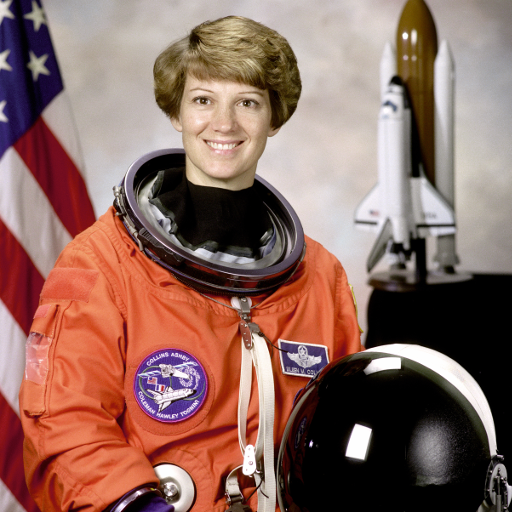
%> input picture 8° Semestre/PSM/Atividade 15 Out 26 Parte 1/img1_fotografia.png, 512 x 512 px
$ octave lab8_redimensionamento.m   (GNU Octave 9; MATLAB toolbox functions it lacks are replaced by stand-ins)
%> lines starting %> are read from the running program, lines starting %| are printed output that depends on the picture; long printed decimals are rounded
### 8° Semestre/PSM/Atividade 15 Out 26 Parte 1/dilata2.m
function Y = dilata2(X, metodo)
%DILATA2 Dilata (amplia) uma imagem em escala de cinza pelo fator 2.
%   Y = DILATA2(X) recebe a imagem X (em escala de cinza ou RGB) e devolve
%   a imagem Y com o dobro de linhas e o dobro de colunas.
%
%   Metodo: insercao de zeros seguida de convolucao, feita separadamente
%   na vertical e na horizontal (filtro separavel h' * h).
%
%   Y = DILATA2(X, METODO) escolhe o filtro de interpolacao h:
%     'vizinho' (padrao)  h = [1 1]       -> o pixel inserido recebe a copia
%                                            do pixel de referencia
%                                            (vizinho mais proximo)
%     'linear'            h = [1/2 1 1/2] -> o pixel inserido recebe a media
%                                            dos dois pixels de referencia
%                                            (bilinear, em 2D)
%   Nos dois casos as amostras originais sao preservadas nas posicoes
%   impares, logo comprime2(dilata2(X)) devolve exatamente X.
%
%   Exemplo:
%       Y = dilata2(X);             % 32x32 -> 64x64, vizinho mais proximo
%       Y = dilata2(X, 'linear');   % 32x32 -> 64x64, interpolacao linear

if nargin < 2
    metodo = 'vizinho';
end

% Conversao para escala de cinza em reais no intervalo [0, 1]
if size(X, 3) == 3
    X = rgb2gray(X);
end
X = im2double(X);

% Filtro de interpolacao (soma 2 em cada direcao: compensa os zeros
% inseridos e preserva o brilho medio da imagem)
switch metodo
    case 'vizinho'
        h = [1 1];
    case 'linear'
        h = [1/2 1 1/2];
    otherwise
        error('dilata2: metodo deve ser ''vizinho'' ou ''linear''.');
end

[L, C] = size(X);

% Repete a ultima linha e a ultima coluna: assim o pixel inserido depois da
% borda tem um vizinho real para a media e a borda nao escurece
X = X([1:L L], [1:C C]);

% 1) Insercao de zeros: as amostras originais vao para as posicoes impares
Z = zeros(2*(L+1), 2*(C+1));
Z(1:2:end, 1:2:end) = X;

% 2) Convolucao separavel: colunas com h (vertical), depois linhas com h
%    (horizontal). conv2(u, v, A) faz exatamente essa sequencia.
Y = conv2(h, h, Z);

% 3) Descarta o atraso do filtro e o excesso da borda: fica 2L x 2C
s = ceil(numel(h)/2);
Y = Y(s:s+2*L-1, s:s+2*C-1);
end

### 8° Semestre/PSM/Atividade 15 Out 26 Parte 1/comprime2.m
function Y = comprime2(X)
%COMPRIME2 Comprime (reduz) uma imagem em escala de cinza pelo fator 2.
%   Y = COMPRIME2(X) recebe a imagem X (em escala de cinza ou RGB) e
%   devolve a imagem Y com metade das linhas e metade das colunas.
%
%   Metodo: simples eliminacao de pixels adjacentes. De cada bloco 2x2
%   mantem-se apenas o pixel superior esquerdo (linhas e colunas impares);
%   os outros tres sao descartados. Nao ha filtro anti-aliasing antes da
%   subamostragem.
%
%   Exemplo:
%       X = imread('img1_fotografia.png');
%       Y = comprime2(X);          % 512x512 -> 256x256

% Conversao para escala de cinza em reais no intervalo [0, 1]
if size(X, 3) == 3
    X = rgb2gray(X);
end
X = im2double(X);

% Mantem 1 pixel a cada 2, na vertical e na horizontal
Y = X(1:2:end, 1:2:end);
end

### 8° Semestre/PSM/Atividade 15 Out 26 Parte 1/lab8_redimensionamento.m
%% =====================================================================
%   IESB - Engenharia da Computacao
%   Processamento de Sinais Multimidia - Atividade de Laboratorio n. 08
%   Redimensionamento de imagens (compressao e dilatacao pelo fator 2)
%
%   1) Reduz cada imagem por 2, sucessivas vezes, ate 32x32 (comprime2)
%   2) Dilata cada versao reduzida por 2, sucessivas vezes, ate voltar ao
%      tamanho original (dilata2), com vizinho mais proximo e com
%      interpolacao linear
%   3) Calcula o erro quadratico relativo Er entre a original e cada versao
%      reconstruida e plota Er x fator de redimensionamento
%
%   Arquivos necessarios na mesma pasta (Current Folder do MATLAB):
%       comprime2.m, dilata2.m
%       img1_fotografia.png, img2_textura.png, img3_desenho.png
%   Saidas: figuras + pasta "resultados" com todas as versoes em PNG
%% =====================================================================
clear; close all; clc;

%% ---------------- Parametros ----------------------------------------
arquivos = {'img1_fotografia.png', 'img2_textura.png', 'img3_desenho.png'};
nomes    = {'Fotografia', 'Textura', 'Desenho'};
metodos  = {'vizinho', 'linear'};
lado_min = 32;                 % reduz ate 32x32 pixels
espaco   = 10;                 % separacao (px) na montagem da Figura 1
recorte  = {[51 161], [193 193], [271 221]};  % canto sup. esq. (Figura 3)
tam_rec  = 128;                % lado do recorte ampliado (px)
fat_rec  = [2 3];              % recorte para os fatores 2^2 = 4 e 2^3 = 8

pastaSaida = 'resultados';
if ~exist(pastaSaida, 'dir'), mkdir(pastaSaida); end

Er = cell(1, numel(arquivos)); % Er{k}(i, m): imagem k, fator 2^i, metodo m

%% ---------------- Processamento de cada imagem ----------------------
for k = 1:numel(arquivos)

    % --- Leitura, conversao para cinza e para reais em [0, 1]
    X = imread(arquivos{k});
%> X is the input picture: size 512x512x3 uint8; mean R, G, B 141.6, 105.8, 96.5
    if size(X, 3) == 3
        X = rgb2gray(X);
%> X: size 512x512 uint8
    end
    X = im2double(X);
%> X: size 512x512 double

    % --- Numero de reducoes ate o lado minimo (512 -> 32: 4 reducoes) e
    %     recorte para multiplo de 2^n_red (em imagens 512x512 nada muda)
    n_red = floor(log2(min(size(X)) / lado_min));
%> n_red = 4
    p = 2^n_red;
%> p = 16
    X = X(1:p*floor(end/p), 1:p*floor(end/p));
    [L, C] = size(X);
%> L = 512; C = 512

    % --- Caso de controle: dilatar e depois comprimir deve devolver
    %     exatamente a imagem (amostras originais ficam nas posicoes impares)
    assert(isequal(comprime2(dilata2(X, 'vizinho')), X) && ...
           isequal(comprime2(dilata2(X, 'linear')), X), ...
           'Caso de controle falhou: comprime2(dilata2(X)) ~= X');
%> in dilata2, `X = X([1:L L], [1:C C]);`:
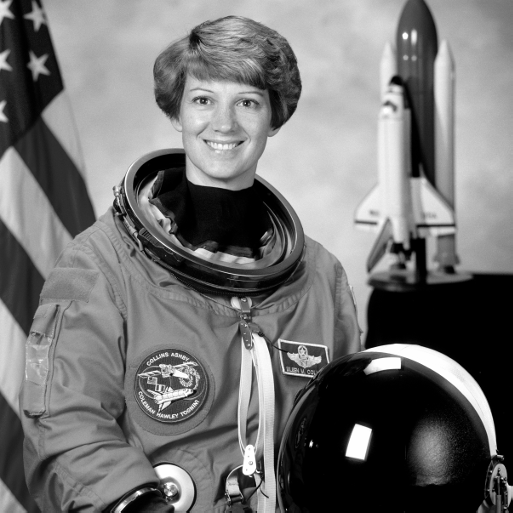
%> X: size 513x513 double; min 0, max 1, mean 0.452
%> in dilata2, `Z(1:2:end, 1:2:end) = X;`:
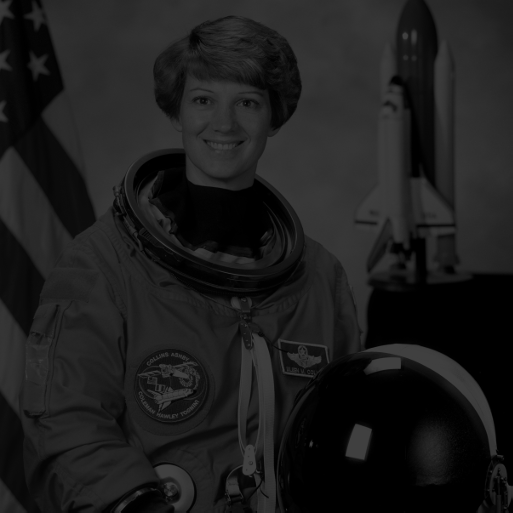
%> Z: size 1026x1026 double (shown at 1/2 size); min 0, max 1, mean 0.113

    % --- 1) Reducoes sucessivas: red{1} = original, red{i+1} = red{i}/2
    red = cell(1, n_red + 1);
%> red = {[], [], [], [], []}
    red{1} = X;
    for i = 1:n_red
        red{i+1} = comprime2(red{i});
        [l, w] = size(red{i+1});
        arq = sprintf('img%d_reduzida_%dx%d.png', k, l, w);
        imwrite(red{i+1}, fullfile(pastaSaida, arq));
    end
%> this loop made 4 passes
%> (l, w, arq) on passes 1 to 4: (256, 256, 'img1_reduzida_256x256.png'), (128, 128, 'img1_reduzida_128x128.png'), (64, 64, 'img1_reduzida_64x64.png'), (32, 32, 'img1_reduzida_32x32.png')
%> pass 1, in comprime2 (call 3), `Y = X(1:2:end, 1:2:end);`:
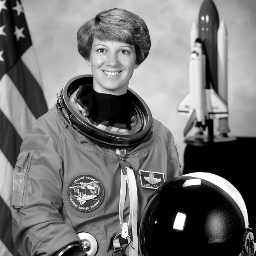
%> Y: size 256x256 double; min 0, max 1, mean 0.453
%> pass 2, in comprime2 (call 4), `Y = X(1:2:end, 1:2:end);`:
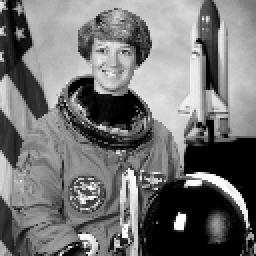
%> Y: size 128x128 double (shown 2 times larger); min 0, max 1, mean 0.454
%> after the loop, red = 5 items

    % --- 2) Dilatacoes sucessivas ate o tamanho original + 3) erro
    rec   = cell(numel(metodos), n_red);
%> rec = {[], [], [], [], [], [], [], []}
    Er{k} = zeros(n_red, numel(metodos));
    for m = 1:numel(metodos)
        for i = 1:n_red
            Y = red{i+1};
            for j = 1:i                      % fator 2^i -> i dilatacoes
                Y = dilata2(Y, metodos{m});
            end
            rec{m, i} = Y;
            Er{k}(i, m) = sum((X(:) - Y(:)).^2) / sum(X(:).^2);
            imwrite(Y, fullfile(pastaSaida, sprintf('img%d_fator%02d_%s.png', ...
                    k, 2^i, metodos{m})));
        end
    end
%> after the loop, Er = {[0.01 0.00357; 0.0357 0.0123; 0.0839 0.0305; 0.154 0.0659], [], []}; rec = 8 items

    % --- Figura 1: original e versoes reduzidas, lado a lado, em escala
    %     real (alinhadas pela base, como na Figura 1 do roteiro)
    larg   = sum(cellfun(@(r) size(r, 2), red)) + espaco*n_red;
%> larg = 1032
    canvas = ones(L, larg);
%> canvas: size 512x1032 double; every value is 1
    c = 1;
    for i = 1:n_red + 1
        [l, w] = size(red{i});
        canvas(L-l+1:L, c:c+w-1) = red{i};
        c = c + w + espaco;
    end
%> this loop made 5 passes
%> (l, w, c) on passes 1 to 5: (512, 512, 523), (256, 256, 789), (128, 128, 927), (64, 64, 1001), (32, 32, 1043)
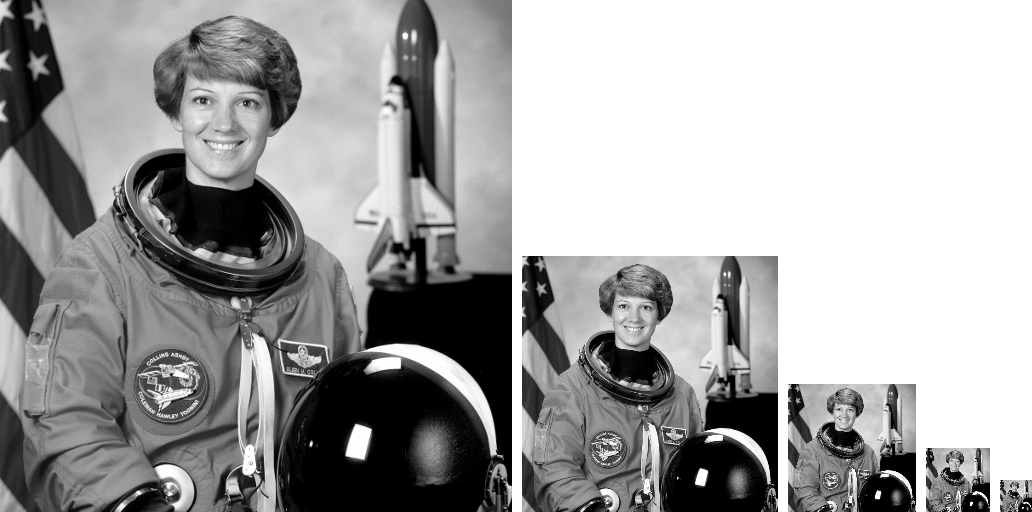
%> canvas: size 512x1032 double; min 0, max 1, mean 0.638
    figure('Name', sprintf('%s - reducoes', nomes{k}), 'NumberTitle', 'off');
    imshow(canvas);
    title(sprintf('%s: original (%dx%d) e versoes reduzidas ate %dx%d', ...
          nomes{k}, L, C, size(red{end}, 1), size(red{end}, 2)));

    % --- Figura 2: versoes reconstruidas (linha 1: vizinho; linha 2: linear)
    figure('Name', sprintf('%s - reconstrucoes', nomes{k}), 'NumberTitle', 'off');
    for m = 1:numel(metodos)
        for i = 1:n_red
            subplot(numel(metodos), n_red, (m-1)*n_red + i);
            imshow(rec{m, i});
            title(sprintf('%s, fator %d (Er = %.4f)', metodos{m}, 2^i, ...
                          Er{k}(i, m)));
        end
    end

    % --- Figura 3: recorte ampliado (mesma regiao em todas as versoes)
    li = recorte{k}(1) + (0:tam_rec-1);
    co = recorte{k}(2) + (0:tam_rec-1);
    figure('Name', sprintf('%s - recorte', nomes{k}), 'NumberTitle', 'off');
    subplot(1, 1 + numel(metodos)*numel(fat_rec), 1);
    imshow(X(li, co));
    title('Original');
    q = 2;
    for i = fat_rec
        for m = 1:numel(metodos)
            subplot(1, 1 + numel(metodos)*numel(fat_rec), q);
            imshow(rec{m, i}(li, co));
            title(sprintf('%s, fator %d', metodos{m}, 2^i));
            q = q + 1;
        end
    end
%> this loop made 2 passes
%> pass 1, `for m = 1:numel(metodos) subplot(1, 1 + numel(metodos)*numel(fat_rec),..`:
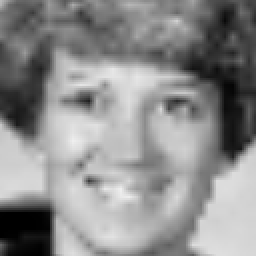
%> displayed picture: size 128x128, on the screen's scale of 0 to 255 (shown 2 times larger); min 0, max 239, mean 140.1
%> pass 2, `for m = 1:numel(metodos) subplot(1, 1 + numel(metodos)*numel(fat_rec),..`:
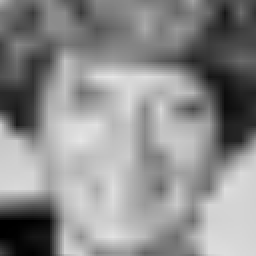
%> displayed picture: size 128x128, on the screen's scale of 0 to 255 (shown 2 times larger); min 0, max 229, mean 140.3
%> after the loop, q = 6

    % --- Tabela no Command Window
    fprintf('\n=== Imagem %d (%s) - %dx%d px ===\n', k, nomes{k}, L, C);
%| === Imagem 1 (Fotografia) - 512x512 px ===
    fprintf('%8s %16s %16s\n', 'Fator', 'Er (vizinho)', 'Er (linear)');
    fprintf('%8d %16.5f %16.5f\n', [2.^(1:n_red); Er{k}']);
%|        2          0.01002          0.00357
%|        4          0.03572          0.01229
%|        8          0.08386          0.03045
%|       16          0.1541          0.06593
end
%> pass 2 of the loop `for k = 1:numel(arquivos)`:
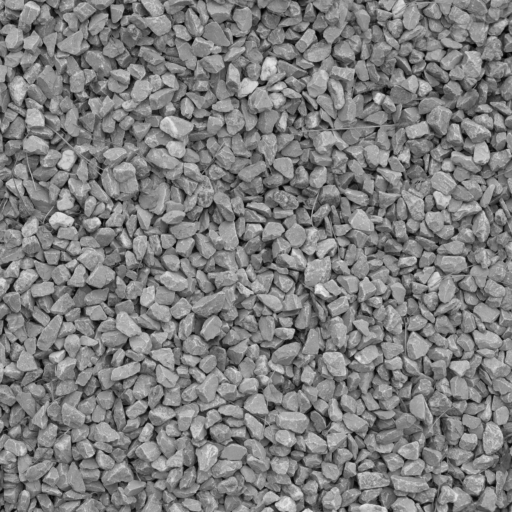
%> input picture 8° Semestre/PSM/Atividade 15 Out 26 Parte 1/img2_textura.png, 512 x 512 px
%> X is the input picture: size 512x512 uint8; min 0, max 237, mean 126.5
%> the loop `for i = 1:n_red` made 4 passes
%> after the loop `for i = 1:n_red`: red = 5 items
%> after the loop `for m = 1:numel(metodos)`: Er = {[0.01 0.00357; 0.0357 0.0123; 0.0839 0.0305; 0.154 0.0659], [0.021 0.00744; 0.0689 0.0275; 0.125 0.0624; 0.157 0.0989], []}; rec = 8 items
%> the loop `for i = 1:n_red + 1` made 5 passes
%> after the loop `for i = 1:n_red + 1`:
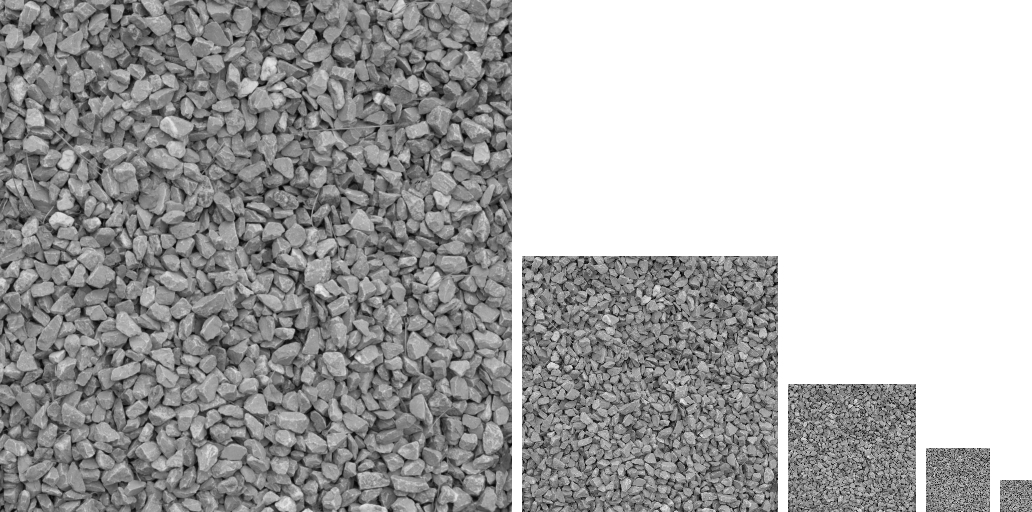
%> canvas: size 512x1032 double; min 0, max 1, mean 0.667
%> the loop `for i = fat_rec` made 2 passes
%> pass 2, `for m = 1:numel(metodos) subplot(1, 1 + numel(metodos)*numel(fat_rec),..`:
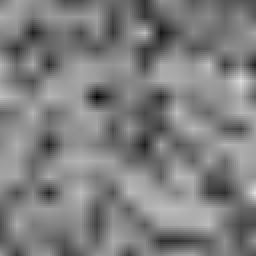
%> displayed picture: size 128x128, on the screen's scale of 0 to 255 (shown 2 times larger); min 6, max 223, mean 127.2
%| === Imagem 2 (Textura) - 512x512 px ===
%|        2          0.02097          0.00744
%|        4          0.06891          0.02752
%|        8          0.1247          0.06237
%|       16          0.1566          0.09886

%% ---------------- Grafico Er x fator de redimensionamento -----------
figure('Name', 'Er x fator', 'NumberTitle', 'off');
cores   = lines(numel(arquivos));
estilos = {'-o', '--s'};
hold on;
for k = 1:numel(arquivos)
    fatores = 2.^(1:size(Er{k}, 1));
    for m = 1:numel(metodos)
        plot(fatores, Er{k}(:, m), estilos{m}, 'Color', cores(k, :), ...
             'LineWidth', 1.5, ...
             'DisplayName', sprintf('%s (%s)', nomes{k}, metodos{m}));
    end
end
hold off;
set(gca, 'XScale', 'log', 'XTick', fatores);
xlabel('Fator de redimensionamento (reducao e posterior dilatacao)');
ylabel('Erro quadratico relativo E_r');
title('Erro quadratico relativo x fator de redimensionamento');
legend('Location', 'northwest');
grid on;

fprintf('\nImagens salvas na pasta "%s".\n', pastaSaida);
